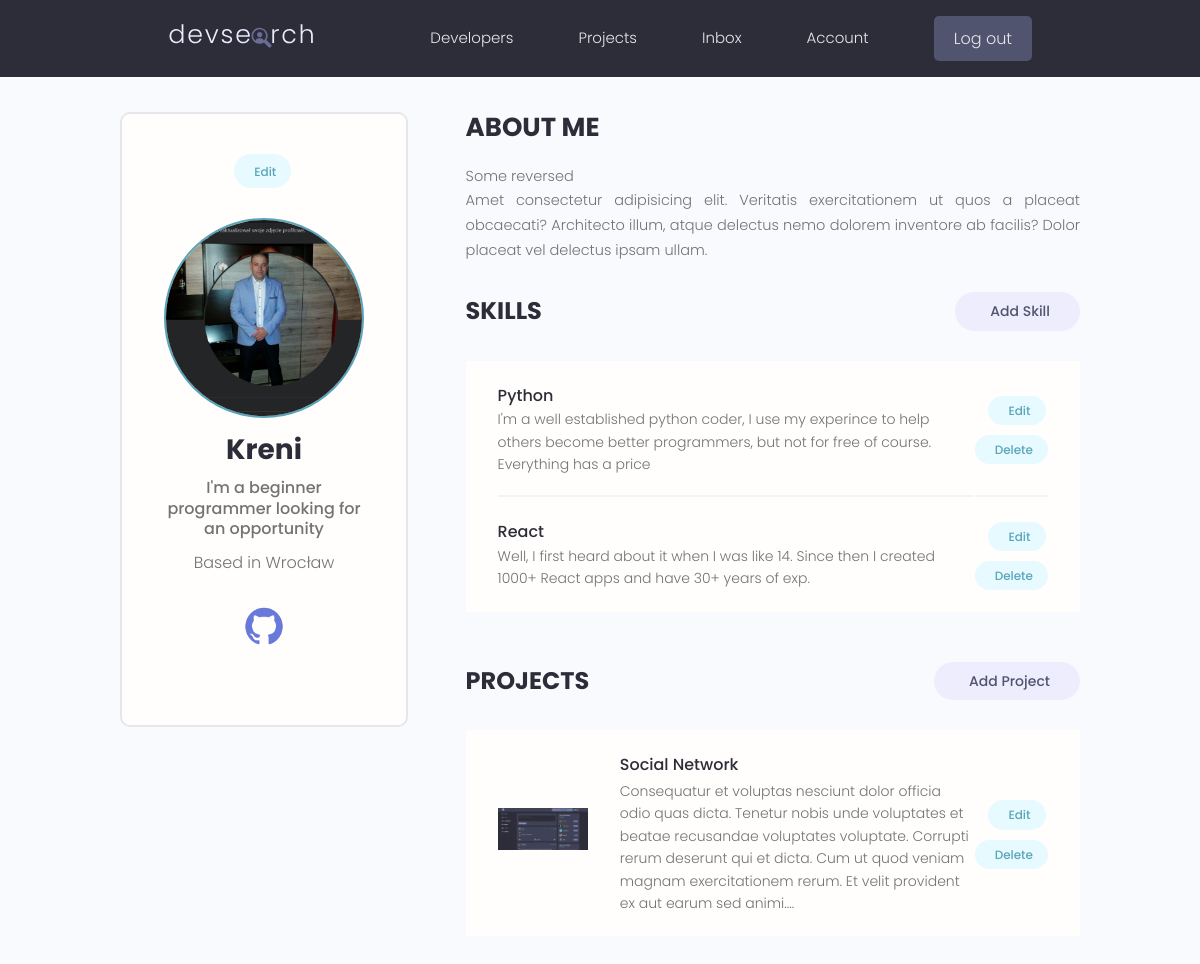
Page /account/ (signed in) on the earlier database version.
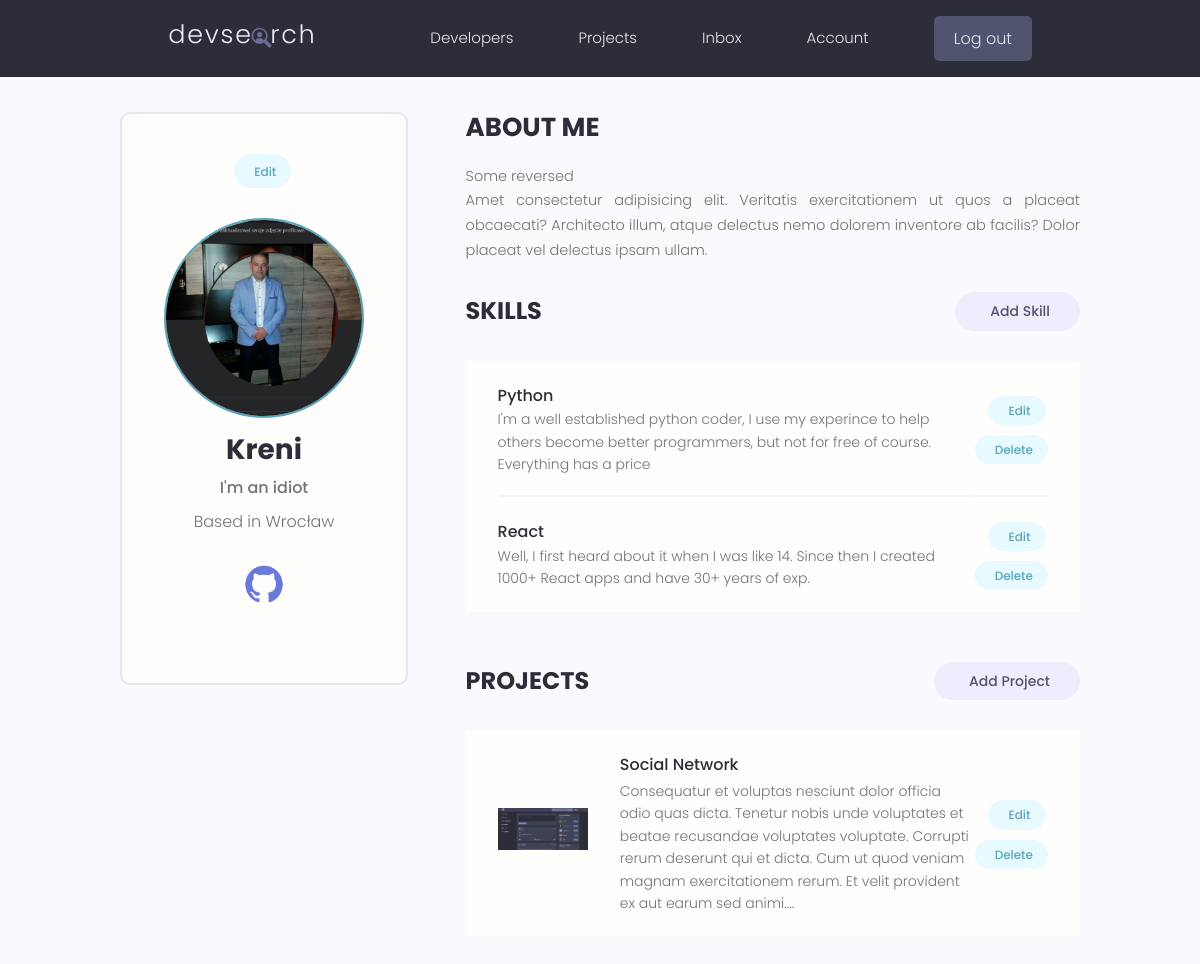
Same page on the later database version.
### users/models.py (models this page shows, shortened)
class Profile(models.Model):
    user = models.OneToOneField(User, on_delete=models.CASCADE, null=True, blank=True)
    name = models.CharField(max_length=200, blank=True, null=True)
    email = models.EmailField(max_length=200, blank=True, null=True)
    username = models.CharField(max_length=200, blank=True, null=True)
    location = models.CharField(max_length=200, blank=True, null=True)
    short_intro = models.CharField(max_length=200, blank=True, null=True)
    bio = models.TextField(max_length=200, blank=True, null=True)
    profile_image = models.ImageField(null=True, blank=True, upload_to='profiles/', default='profiles/user-default.png')
    social_github = models.CharField(max_length=200, blank=True, null=True)
    social_twitter = models.CharField(max_length=200, blank=True, null=True)
    social_linkedin = models.CharField(max_length=200, blank=True, null=True)
    social_youtube = models.CharField(max_length=200, blank=True, null=True)
    social_website = models.CharField(max_length=200, blank=True, null=True)
    id = models.UUIDField(default=uuid.uuid4, primary_key=True, editable=False, unique=True)

### users/views.py (the view)
# urls.py: path('account/', views.userAccount, name='account'),
@login_required(login_url='login')
def userAccount(request):
    profile = request.user.profile
    skills = profile.skill_set.all()
    projects = profile.project_set.all()
    context = {'profile':profile, 'skills':skills, 'projects':projects}
    return render(request, 'users/account.html', context)

### users/templates/users/account.html (shortened to what this page needs)
{% extends 'main.html' %}
{% load static %}
{% block content %}
  <main class="settingsPage profile my-md">
    <div class="container">
      <div class="layout">
        <div class="column column--1of3">
          <div class="card text-center">
            <div class="card__body dev">
              <a class="tag tag--pill tag--main settings__btn" href="{% url 'edit-account' %}"> Edit</a>
              <img class="avatar avatar--xl dev__avatar" src="{{ profile.profile_image.url }}" />
              <h2 class="dev__name">{{profile.name}}</h2>
              <p class="dev__title">{{profile.short_intro}}</p>
              <p class="dev__location">Based in {{profile.location}}</p>
              <ul class="dev__social">
                {% if profile.social_github %}
                  <li>
                    <a title="Github" href="{{ profile.social_github }}" target="_blank"><img src="{% static 'images/icons/github.png' %}" style="max-width: 40px;"></a>
                  </li>
                {% endif %}
              </ul>
            </div>
          </div>
        </div>
        <div class="column column--2of3">
          <div class="devInfo">
            <h3 class="devInfo__title">About Me</h3>
            <p class="devInfo__about">
              {{profile.bio}}
              <br />
              Amet consectetur adipisicing elit. Veritatis exercitationem ut quos a placeat obcaecati? Architecto
              illum, atque delectus nemo dolorem inventore ab facilis? Dolor placeat vel delectus ipsam ullam.
            </p>
          </div>
          <div class="settings">
            <h3 class="settings__title">Skills</h3>
            <a class="tag tag--pill tag--sub settings__btn tag--lg" href="{% url 'create-skill' %}"> Add Skill</a>
          </div>
          <table class="settings__table">
            {% for skill in skills %}
            <tr>
              <td class="settings__tableInfo">
                <h4>{{skill.name}}</h4>
                <p>
                  {{ skill.description }}
                </p>
              </td>
              <td class="settings__tableActions">
                <a class="tag tag--pill tag--main settings__btn" href="{% url 'update-skill' skill.id %}"> Edit</a>
                <a class="tag tag--pill tag--main settings__btn" href="{% url 'delete-skill' skill.id %}?next=/account">
                  Delete</a>
              </td>
            </tr>
            {% endfor %}
          </table>
          <div class="settings">
            <h3 class="settings__title">Projects</h3>
            <a class="tag tag--pill tag--sub settings__btn tag--lg" href="{% url 'create-project' %}"> Add Project</a>
          </div>
          <table class="settings__table">
            {% for project in projects %}
            <tr>
              <td class="settings__thumbnail">
                <a href="{% url 'project' project.id %}"><img src="{{ project.featured_image.url }}" alt="Project Thumbnail" /></a>
              </td>
              <td class="settings__tableInfo">
                <a href="{% url 'project' project.id %}">{{ project.title }}</a>
                <p>
                  {{ project.description }}
                </p>
              </td>
              <td class="settings__tableActions">
                <a class="tag tag--pill tag--main settings__btn" href="{% url 'update-project' project.id %}"> Edit</a>
                <a class="tag tag--pill tag--main settings__btn" href="{% url 'delete-project' project.id %}?next=/account">
                  Delete</a>
              </td>
            </tr>
            {% endfor %}
          </table>
        </div>
      </div>
    </div>
  </main>
  {% endblock %}

Differences in the rows shown:
changed Profile "Kreni": short_intro "I'm a beginner programmer looking for an opportunity" → "I'm an idiot"
